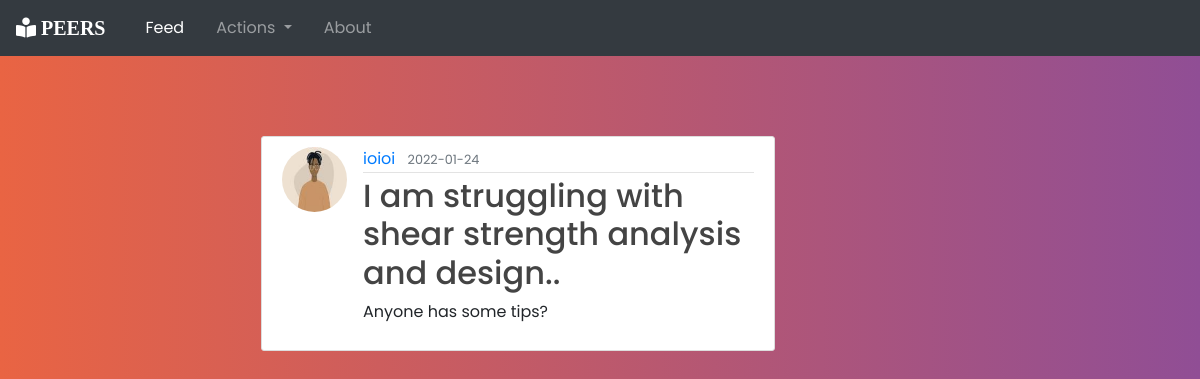
Screenshot of /post/2 with the database file from the repository.
### thebuzz/models.py (models this page shows, shortened)
class User(db.Model, UserMixin):
    id = db.Column(db.Integer, primary_key=True)
    username = db.Column(db.String(20), unique=True, nullable=False)
    email = db.Column(db.String(120), unique=True, nullable=False)
    image_file = db.Column(db.String(20), nullable=False, default='default.jpg')
    password = db.Column(db.String(60), nullable=False)
    posts = db.relationship('Post', backref='author', lazy=True)

class Post(db.Model):
    id = db.Column(db.Integer, primary_key=True)
    title = db.Column(db.String(100), nullable=False)
    date_posted = db.Column(db.DateTime, nullable=False, default=datetime.utcnow)
    content = db.Column(db.Text, nullable=False)
    user_id = db.Column(db.Integer, db.ForeignKey('user.id'), nullable=False)

### thebuzz/routes.py (the view)
@app.route("/post/<int:post_id>", methods=['POST', 'GET'])
def post(post_id):
    post = Post.query.get_or_404(post_id)
    return render_template('post.html', title=post.title, post=post)

### thebuzz/templates/post.html (shortened to what this page needs)
{% extends "layout.html" %}
{% block content %}
<article class="media content-section">
    <img class="rounded-circle article-img"
         src="{{ url_for('static', filename='profile_pics/' + post.author.image_file) }}">
    <div class="media-body">
        <div class="article-metadata">
            <a class="mr-2" href="{{ url_for('user_posts')}}">{{ post.author.username }}</a>
            <small class="text-muted">{{ post.date_posted.strftime('%Y-%m-%d') }}</small>
        </div>
        <h2 class="article-title">{{ post.title }}</h2>
        <p class="article-content">{{ post.content }}</p>
    </div>
</article>
{% endblock %}

### thebuzz/static/main.css (style rules this page uses)
body { background: #654ea3; background: linear-gradient(to right, #e96443, #904e95); font-family: "Poppins", sans-serif; font-weight: 300 min-height: 150vh; overflow-x: hidden }
h1, h2, h3, h4, h5, h6 { color: #444444; }
.content-section { margin-top: 5rem; margin-left: 13.5rem; background: #ffffff; padding: 10px 20px; border: 1px solid #dddddd; border-radius: 3px; margin-bottom: 20px; }
.article-title { color: #444444; }
.article-content { white-space: pre-line; }
.article-img { height: 65px; width: 65px; margin-right: 16px; }
.article-metadata { padding-bottom: 1px; margin-bottom: 4px; border-bottom: 1px solid #e3e3e3 }

### rows the page displays
User: image_file (picture), author.username "ioioi"
Post: date_posted "2022-01-24", title "I am struggling with shear strength analysis and design..", content "Anyone has some tips?"
